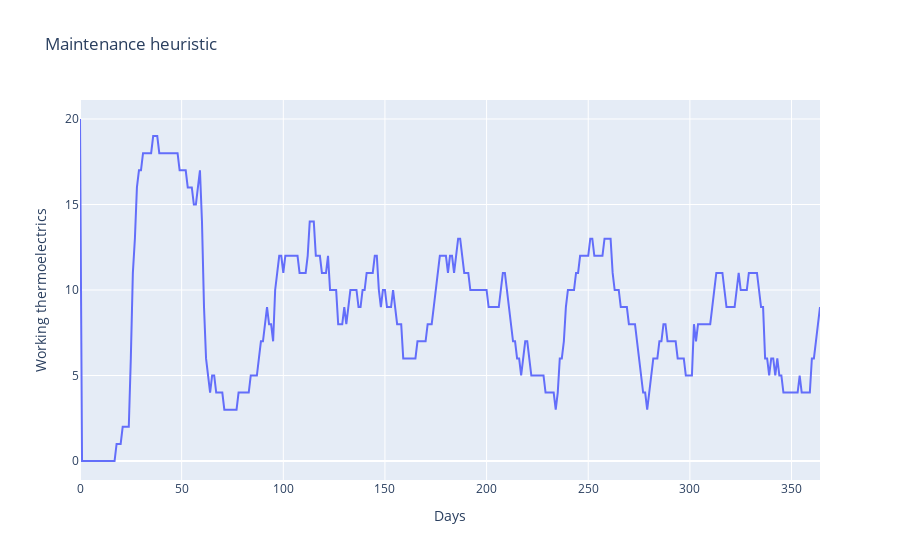
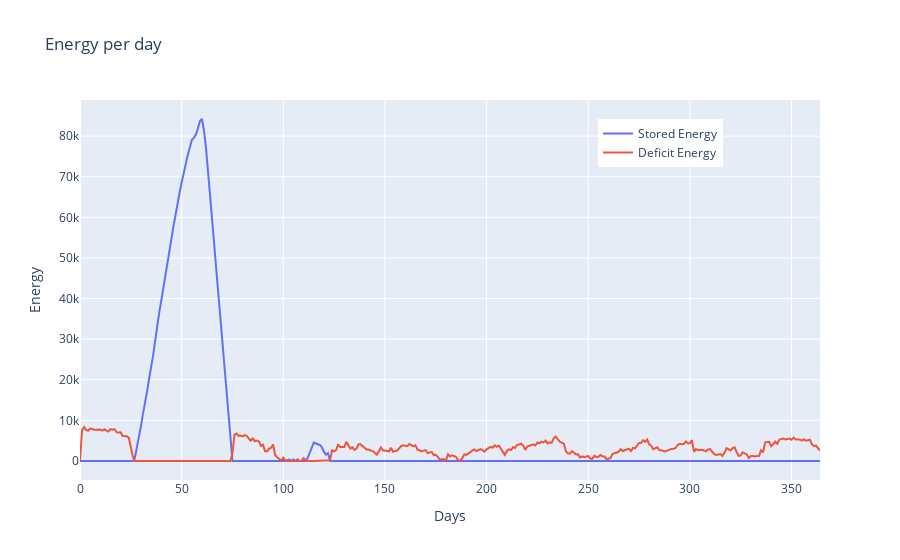

The notebook cell these images were saved under, in order:
### Code cell
tmp_thermoelectrics_maintenance = copy.deepcopy(thermoelectrics)
tmp_circuits_maintenance = copy.deepcopy(circuits)

average, _, _, _, _, _, _ = k_simulation(
    days, 20, 10, circuits_amount=len(tmp_circuits_maintenance)
)


def give_maintenance_heuristic(
    current_day,
    stored_energy,
    circuits: "list[Circuit]",
    thermoelectrics: "list[ThermoElectric]",
    rotation: "RoundRobin",
):
    for thermoelectric in thermoelectrics:
        if not thermoelectric.is_working():
            continue
        last_repair = thermoelectric.get_last_repair_day()
        if current_day - last_repair >= average:
            thermoelectric.repair_and_replanificate(
                current_day,
                days,
                LogNormal(rnd.uniform(1.2, 2), rnd.uniform(0.2, 0.4)),
            )


def empty_func(arg0, arg1, arg2, arg3, rg4):
    pass


(
    working_thermoelectrics_maintenance_heuristic,
    deficit_per_day_maintenance_heuristic,
    stored_per_day_maintenance_heuristic,
    circuits_maintenance_heuristic,
) = simulate(
    tmp_thermoelectrics_maintenance,
    days,
    Agent(
        give_maintenance_heuristic,
        empty_func,
    ),
    tmp_circuits_maintenance,
    stored_energy,
)
working_thermoelectrics_maintenance_heuristic = [
    sum(x) for x in working_thermoelectrics_maintenance_heuristic
]

fig_maintenance_heuristic = go.Figure()
fig_maintenance_heuristic.add_trace(
    go.Scatter(
        x=list(range(0, days)),
        y=working_thermoelectrics_maintenance_heuristic,
        mode="lines",
    )
)
fig_maintenance_heuristic.update_layout(
    title="Maintenance heuristic",
    xaxis_title="Days",
    yaxis_title="Working thermoelectrics",
)

fig_maintenance_heuristic.show()

fig_energy_deficit_and_stored_maintenance_heuristic = go.Figure()

fig_energy_deficit_and_stored_maintenance_heuristic.add_trace(
    go.Scatter(
        x=list(range(0, days)),
        y=stored_per_day_maintenance_heuristic,
        name="Stored Energy",
    )
)

fig_energy_deficit_and_stored_maintenance_heuristic.add_trace(
    go.Scatter(
        x=list(range(0, days)),
        y=deficit_per_day_maintenance_heuristic,
        name="Deficit Energy",
    )
)


fig_energy_deficit_and_stored_maintenance_heuristic.update_layout(
    title="Energy per day",
    xaxis_title="Days",
    yaxis_title="Energy",
    legend=dict(x=0.7, y=0.95),
    showlegend=True,
)

### Figure 1 — Plotly figure (JSON) as saved in the notebook; plotly's stock layout.template omitted (floating-point values rounded to 4 significant figures; data arrays with more than 128 entries replaced by an {"elided": "..."} marker saying what was removed)
{"data": [{"mode": "lines", "type": "scatter", "x": {"elided": "365 int values"}, "y": {"elided": "366 int values"}}], "layout": {"title": {"text": "Maintenance heuristic"}, "xaxis": {"title": {"text": "Days"}}, "yaxis": {"title": {"text": "Working thermoelectrics"}}}}

### Figure 2 — Plotly figure (JSON) as saved in the notebook; plotly's stock layout.template omitted (floating-point values rounded to 4 significant figures; data arrays with more than 128 entries replaced by an {"elided": "..."} marker saying what was removed)
{"data": [{"name": "Stored Energy", "type": "scatter", "x": {"elided": "365 int values"}, "y": {"elided": "366 float values"}}, {"name": "Deficit Energy", "type": "scatter", "x": {"elided": "365 int values"}, "y": {"elided": "366 float values"}}], "layout": {"legend": {"x": 0.7, "y": 0.95}, "showlegend": true, "title": {"text": "Energy per day"}, "xaxis": {"title": {"text": "Days"}}, "yaxis": {"title": {"text": "Energy"}}}}
